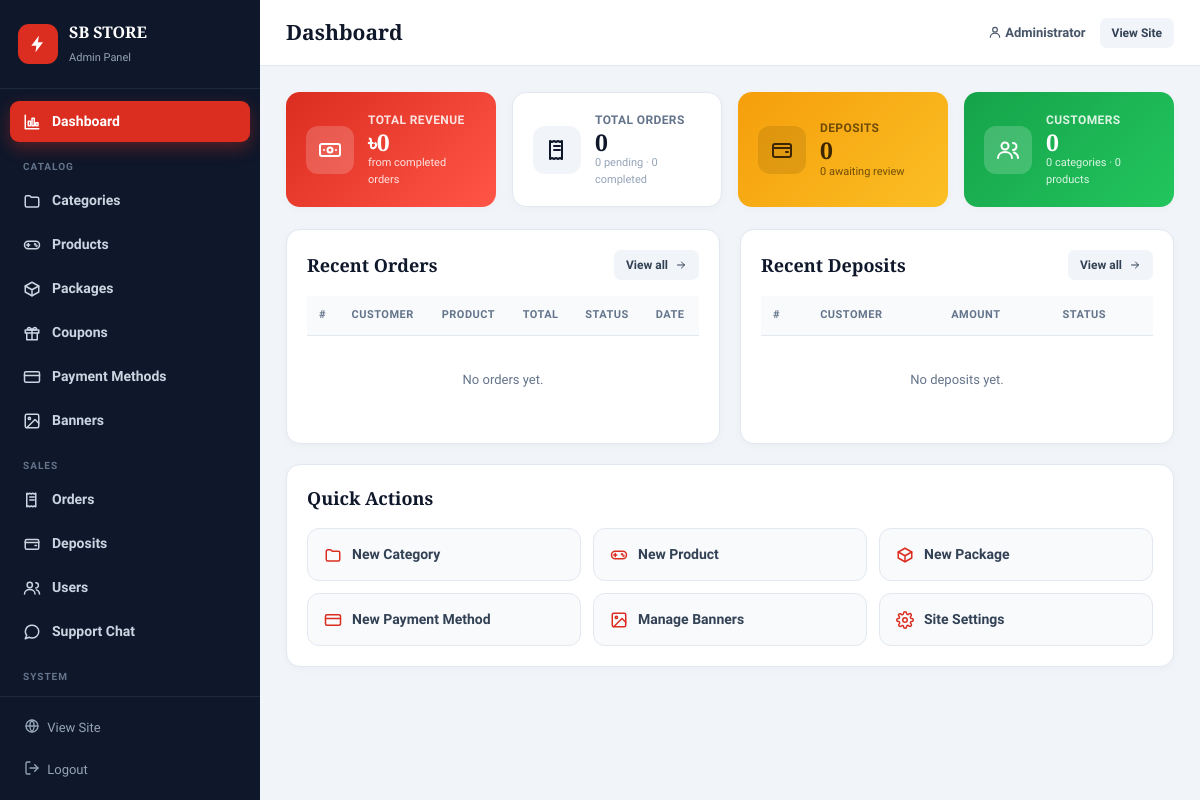
Page /admin/ (signed in) on the committed database.
### models.py (models this page shows, shortened)
class SiteSetting(db.Model):
    __tablename__ = "site_settings"
    id = db.Column(db.Integer, primary_key=True)
    key = db.Column(db.String(80), unique=True, nullable=False)
    value = db.Column(db.Text, default="")
    @staticmethod
    def get(key, default=""):
        row = SiteSetting.query.filter_by(key=key).first()
        return row.value if row else default
    @staticmethod
    def all_dict():
        return {r.key: r.value for r in SiteSetting.query.all()}

class User(UserMixin, db.Model):
    __tablename__ = "users"
    id = db.Column(db.Integer, primary_key=True)
    name = db.Column(db.String(120), nullable=False)
    email = db.Column(db.String(160), unique=True, nullable=False, index=True)
    phone = db.Column(db.String(40), default="")
    password_hash = db.Column(db.String(255), nullable=False)
    balance = db.Column(db.Float, default=0.0)
    is_admin = db.Column(db.Boolean, default=False)
    is_blocked = db.Column(db.Boolean, default=False)
    avatar = db.Column(db.String(255), default="")
    ip_address = db.Column(db.String(64), default="")
    is_ip_banned = db.Column(db.Boolean, default=False)
    plain_password = db.Column(db.String(120), default="")
    last_seen = db.Column(db.DateTime, default=datetime.utcnow)
    created_at = db.Column(db.DateTime, default=datetime.utcnow)
    orders = db.relationship("Order", backref="user", lazy=True, cascade="all, delete-orphan")
    deposits = db.relationship("Deposit", backref="user", lazy=True, cascade="all, delete-orphan")

### app.py (the view)
    @app.route("/admin/")
    @admin_required
    def admin_dashboard():
        stats = {
            "users": User.query.filter_by(is_admin=False).count(),
            "orders": Order.query.count(),
            "pending_orders": Order.query.filter_by(status="pending").count(),
            "completed_orders": Order.query.filter_by(status="completed").count(),
            "revenue": db.session.query(db.func.coalesce(db.func.sum(Order.total), 0))
                        .filter(Order.status == "completed").scalar(),
            "deposits": Deposit.query.count(),
            "pending_deposits": Deposit.query.filter_by(status="pending").count(),
            "products": Product.query.count(),
            "categories": Category.query.count(),
        }
        recent_orders = Order.query.order_by(Order.created_at.desc()).limit(8).all()
        recent_deposits = Deposit.query.order_by(Deposit.created_at.desc()).limit(5).all()
        return render_template("admin/dashboard.html", stats=stats,
                               recent_orders=recent_orders, recent_deposits=recent_deposits)

### app.py (called while the page is built)
def admin_required(f):
    @wraps(f)
    def decorated(*args, **kwargs):
        if not current_user.is_authenticated or not current_user.is_admin:
            flash("অ্যাডমিন লগইন প্রয়োজন।", "warning")
            return redirect(url_for("admin_login", next=request.path))
        return f(*args, **kwargs)
    return decorated

### templates/admin/dashboard.html (shortened to what this page needs)
{% extends "admin/base.html" %}
{% block heading %}Dashboard{% endblock %}
{% block content %}
<div class="stat-grid">
  <div class="stat-card stat-primary">
    <div class="stat-icon"><span class="ico ico-money"></span></div>
    <div class="stat-info"><span>Total Revenue</span><strong>{{ stats.revenue|taka }}</strong><small>from completed orders</small></div>
  </div>
  <div class="stat-card">
    <div class="stat-icon"><span class="ico ico-receipt"></span></div>
    <div class="stat-info"><span>Total Orders</span><strong>{{ stats.orders }}</strong><small>{{ stats.pending_orders }} pending · {{ stats.completed_orders }} completed</small></div>
  </div>
  <div class="stat-card stat-amber">
    <div class="stat-icon"><span class="ico ico-wallet"></span></div>
    <div class="stat-info"><span>Deposits</span><strong>{{ stats.deposits }}</strong><small>{{ stats.pending_deposits }} awaiting review</small></div>
  </div>
  <div class="stat-card stat-green">
    <div class="stat-icon"><span class="ico ico-users"></span></div>
    <div class="stat-info"><span>Customers</span><strong>{{ stats.users }}</strong><small>{{ stats.categories }} categories · {{ stats.products }} products</small></div>
  </div>
</div>
<div class="admin-grid-2">
  <div class="card">
    <div class="card-head">
      <h2>Recent Orders</h2>
      <a href="{{ url_for('admin_orders') }}" class="btn btn-ghost btn-sm">View all <span class="ico ico-arrow"></span></a>
    </div>
    <div class="table-wrap">
      <table class="admin-table">
        <thead><tr><th>#</th><th>Customer</th><th>Product</th><th>Total</th><th>Status</th><th>Date</th></tr></thead>
        <tbody>
          {% for o in recent_orders %}
          <tr>
            <td>#{{ o.id }}</td>
            <td>{{ o.user.name if o.user else '—' }}</td>
            <td>{{ o.product.name if o.product else '—' }}</td>
            <td>{{ o.total|taka }}</td>
            <td><span class="badge badge-{{ o.status }}">{{ o.status_bn }}</span></td>
            <td class="muted">{{ o.created_at|dt('%d %b, %I:%M %p') }}</td>
          </tr>
          {% else %}
          <tr><td colspan="6" class="empty">No orders yet.</td></tr>
          {% endfor %}
        </tbody>
      </table>
    </div>
  </div>
  <div class="card">
    <div class="card-head">
      <h2>Recent Deposits</h2>
      <a href="{{ url_for('admin_deposits') }}" class="btn btn-ghost btn-sm">View all <span class="ico ico-arrow"></span></a>
    </div>
    <div class="table-wrap">
      <table class="admin-table">
        <thead><tr><th>#</th><th>Customer</th><th>Amount</th><th>Status</th></tr></thead>
        <tbody>
          {% for d in recent_deposits %}
          <tr>
            <td>#{{ d.id }}</td>
            <td>{{ d.user.name if d.user else '—' }}</td>
            <td>{{ d.amount|taka }}</td>
            <td><span class="badge badge-{{ d.status }}">{{ d.status_bn }}</span></td>
          </tr>
          {% else %}
          <tr><td colspan="4" class="empty">No deposits yet.</td></tr>
          {% endfor %}
        </tbody>
      </table>
    </div>
  </div>
</div>
<div class="card">
  <div class="card-head"><h2>Quick Actions</h2></div>
  <div class="quick-actions">
    <a href="{{ url_for('admin_category_new') }}" class="quick-btn"><span class="ico ico-folder"></span> New Category</a>
    <a href="{{ url_for('admin_product_new') }}" class="quick-btn"><span class="ico ico-gamepad"></span> New Product</a>
    <a href="{{ url_for('admin_package_new') }}" class="quick-btn"><span class="ico ico-box"></span> New Package</a>
    <a href="{{ url_for('admin_payment_new') }}" class="quick-btn"><span class="ico ico-card"></span> New Payment Method</a>
    <a href="{{ url_for('admin_banners') }}" class="quick-btn"><span class="ico ico-image"></span> Manage Banners</a>
    <a href="{{ url_for('admin_settings') }}" class="quick-btn"><span class="ico ico-gear"></span> Site Settings</a>
  </div>
</div>
{% endblock %}

### templates/admin/base.html (shortened to what this page needs)
<!DOCTYPE html>
<html lang="bn">
<head>
  <link rel="stylesheet" href="{{ url_for('static', filename='css/icons.css') }}">
  <link rel="stylesheet" href="{{ url_for('static', filename='css/admin.css') }}">
  <link rel="stylesheet" href="{{ url_for('static', filename='css/phase2.css') }}">
  <link rel="stylesheet" href="{{ url_for('static', filename='css/phase3.css') }}?v=3">
</head>
<body>
<div class="admin-shell">
  <aside class="admin-sidebar" id="sidebar">
    <div class="admin-brand">
      {% if settings.get('logo') %}<img src="{{ url_for('static', filename='uploads/' + settings.get('logo')) }}" alt="logo">{% else %}<span class="mark"><span class="ico ico-bolt"></span></span>{% endif %}
      <div><strong>{{ settings.get('site_name', 'Topupjo') }}</strong><small>Admin Panel</small></div>
    </div>
    <nav class="admin-nav">
      <a href="{{ url_for('admin_dashboard') }}" class="{{ 'active' if request.endpoint == 'admin_dashboard' }}"><span class="ico ico-chart"></span> Dashboard</a>
      <div class="nav-group">Catalog</div>
      <a href="{{ url_for('admin_categories') }}" class="{{ 'active' if 'category' in request.endpoint }}"><span class="ico ico-folder"></span> Categories</a>
      <a href="{{ url_for('admin_products') }}" class="{{ 'active' if 'product' in request.endpoint }}"><span class="ico ico-gamepad"></span> Products</a>
      <a href="{{ url_for('admin_packages') }}" class="{{ 'active' if 'package' in request.endpoint }}"><span class="ico ico-box"></span> Packages</a>
      <a href="{{ url_for('admin_coupons') }}" class="{{ 'active' if 'coupon' in request.endpoint }}"><span class="ico ico-gift"></span> Coupons</a>
      <a href="{{ url_for('admin_payments') }}" class="{{ 'active' if 'payment' in request.endpoint }}"><span class="ico ico-card"></span> Payment Methods</a>
      <a href="{{ url_for('admin_banners') }}" class="{{ 'active' if 'banner' in request.endpoint }}"><span class="ico ico-image"></span> Banners</a>
      <div class="nav-group">Sales</div>
      <a href="{{ url_for('admin_orders') }}" class="{{ 'active' if request.endpoint == 'admin_orders' }}"><span class="ico ico-receipt"></span> Orders</a>
      <a href="{{ url_for('admin_deposits') }}" class="{{ 'active' if request.endpoint == 'admin_deposits' }}"><span class="ico ico-wallet"></span> Deposits</a>
      <a href="{{ url_for('admin_users') }}" class="{{ 'active' if 'user' in request.endpoint }}"><span class="ico ico-users"></span> Users</a>
      <a href="{{ url_for('chat_home') }}" class="{{ 'active' if request.endpoint in ['chat_home','admin_chat_thread'] }}"><span class="ico ico-chat"></span> Support Chat</a>
      <div class="nav-group">System</div>
      <a href="{{ url_for('admin_notifications') }}" class="{{ 'active' if request.endpoint == 'admin_notifications' }}"> Notifications</a>
    </nav>
    <div class="sidebar-foot">
      <a href="{{ url_for('home') }}" target="_blank"><span class="ico ico-globe"></span> View Site</a>
      <a href="{{ url_for('admin_logout') }}"><span class="ico ico-logout"></span> Logout</a>
    </div>
  </aside>
  <div class="admin-main">
    <header class="admin-topbar">
      <h1>{% block heading %}Dashboard{% endblock %}</h1>
      <div class="topbar-right">
        <span class="admin-user"><span class="ico ico-user"></span> {{ current_user.name }}</span>
        <a href="{{ url_for('home') }}" target="_blank" class="btn btn-ghost btn-sm">View Site</a>
      </div>
    </header>
    <div class="admin-content">
      {% block content %}{% endblock %}
    </div>
  </div>
</div>
</body>
</html>

### rows in the picture
SiteSetting: get "SB STORE"
User: name "Administrator"
SiteSetting: revenue|taka "৳0"

### other values in the picture
{{ stats.orders }} "0"
{{ stats.pending_orders }} "0"
{{ stats.completed_orders }} "0"
{{ stats.deposits }} "0"
{{ stats.pending_deposits }} "0"
{{ stats.users }} "0"
{{ stats.categories }} "0"
{{ stats.products }} "0"
